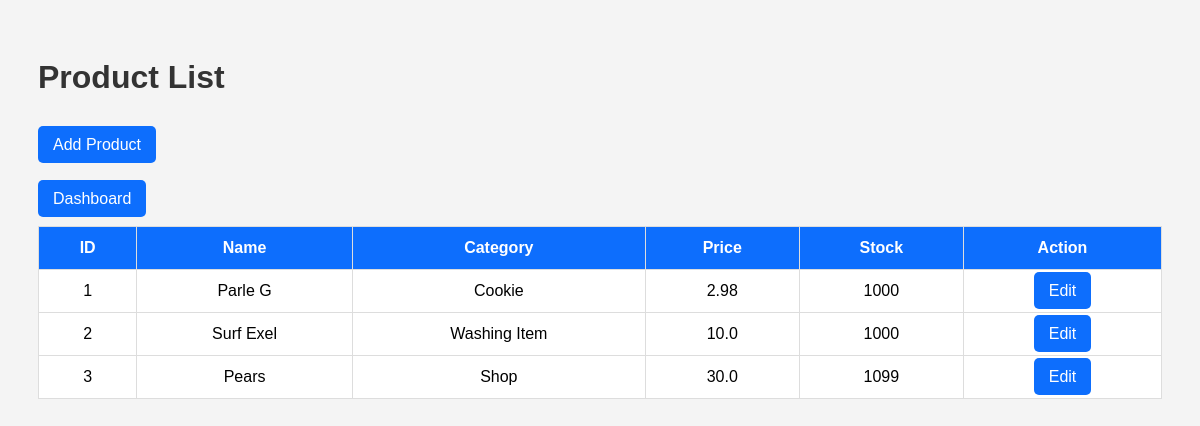
/products, run on an earlier commit of the app's database.
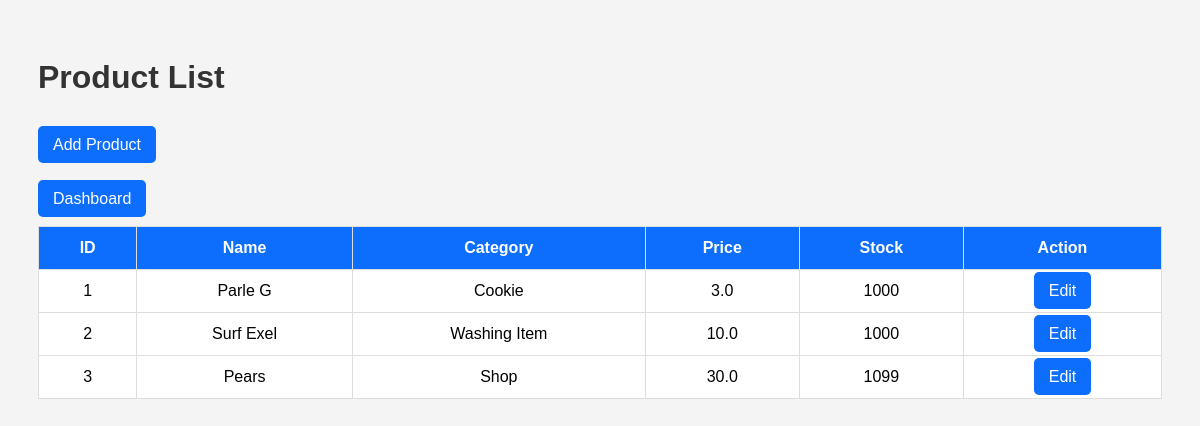
And on a later commit of the database.
### models.py (models this page shows)
class Product(db.Model):
    id = db.Column(db.Integer, primary_key=True)
    name = db.Column(db.String(150), nullable=False)
    category = db.Column(db.String(100), nullable=False)
    price = db.Column(db.Float, nullable=False)
    stock = db.Column(db.Integer, nullable=False)

### app.py (the view)
@app.route("/products")
def products():
    all_products = Product.query.all()
    return render_template(
        "products/product_list.html",
        products=all_products
    )

### templates/products/product_list.html (shortened to what this page needs)
<!DOCTYPE html>
<html>
<head>
</head>
<body>
<h1>Product List</h1>
<br>
<a href="/products/add">
Add Product
</a>
<br><br>
<br>
<a href="/dashboard">Dashboard</a>
<br><br>
<table>
<tr>
    <th>ID</th>
    <th>Name</th>
    <th>Category</th>
    <th>Price</th>
    <th>Stock</th>
    <th>Action</th>
</tr>
{% for product in products %}
<tr>
<td>{{ product.id }}</td>
<td>{{ product.name }}</td>
<td>{{ product.category }}</td>
<td>{{ product.price }}</td>
<td>{{ product.stock }}</td>
<td>
<a href="/products/edit/{{ product.id }}">
Edit
</a>
</td>
</tr>
{% endfor %}
</table>
</body>
</html>

### templates/products/product_list.html (style rules this page uses)
body { font-family:Arial; background:#f4f4f4; padding:30px; }
h1 { color:#333; }
table { width:100%; border-collapse:collapse; background:white; }
th,td { border:1px solid #ddd; padding:12px; text-align:center; }
th { background:#0d6efd; color:white; }
a { text-decoration:none; color:white; background:#0d6efd; padding:10px 15px; border-radius:5px; }

What changed in the data, as far as the page shows it:
changed Product "Parle G": price "2.98" → "3.0"
